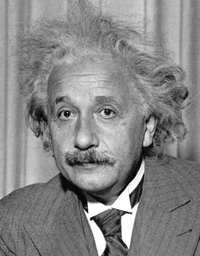
#> input picture p4/images/einstein.png, 200 x 256 px, shrunk from 595 x 762 before the run; the run also reads 2 pictures not shown here
$ jupyter execute p4_2023_24.ipynb
#> lines starting #> are read from the running program, lines starting #| are printed output that depends on the picture; after the words box and inside, x2 and y2 are one past the last pixel; in counts of white or black regions, pixels touching at a corner belong together
# Computer Vision - P4

## Delivery

Your overall grading will be penalized if the following requirements are not fulfilled:

- Implemented code should be commented exhaustively and in *English*.

- The questions introduced in the exercises must be answered.

- Add title to the figures to explain what is displayed.

- Answers to questions also need to be in *English*.

- Make sure to print and plot exactly what it is indicated. If a reference image is provided, your output is expected to be exactly the same unless instructed differently.

- The deliverable of both parts must be a file named **P4_Student1_Student2.zip** that includes:
    - The notebook P4_Student1_Student2.ipynb completed with the solutions to the exercises and their corresponding comments.
    - All the images used in this notebook (upload the ones that were not provided)

- It is required that your code can be run by us without need of any modification and without getting any errors.

- Use packages and solutions that were covered in your class and tutorials. If you are unsure about using a particular package, you should seek clarification from your instructor to confirm whether it is allowed.

- Please refrain from utilizing resources like ChatGPT to complete this lab assignment.

**Deadline (Campus Virtual): November 28th, 23:00 h**

[cell 1]
import numpy as np
from numpy import linalg
import skimage
from skimage import io, img_as_float, transform
import matplotlib.pyplot as plt
import matplotlib.animation as animation
from skimage.segmentation import felzenszwalb, mark_boundaries, slic, quickshift
from skimage.transform import rotate
from skimage.util import random_noise
from skimage.feature import match_template
from skimage.exposure import histogram
from skimage.color import rgb2gray, gray2rgb, rgba2rgb
from sklearn.cluster import AgglomerativeClustering
from sklearn.feature_extraction.image import grid_to_graph
from matplotlib.animation import FuncAnimation

==============================================================================================
## Descriptors extraction for object detection, based on template matching, ORB, and HOG
==============================================================================================

The main topics of Laboratory 4 are:

    4.1) SSD and Normalized Cross-correlation for template matching

    4.2) HOG image descriptor for object (person) detection

    4.3) Recognition by correspondance, based on feature extraction (ORB)

In order to complete this practicum, the following concepts need to be understood: template matching, feature localization (Harris, Censure), feature descriptor (HOG,ORB, Sift) methods.

It is highly recommendable to structure the code in functions in order to reuse code for different tests and images and make it shorter and more readable. Specially the visualization commands should be encapsulated in separate functions.

## 1 Template matching

**1.1 (10 points)** Given the image 'einstein.png' and the template image 'eye.png', detect the location of the template in the image comparing the use of:
- SSD distance (hint: norm() in numpy.linalg).
- normalized cross-correlation (hint: match_template() of skimage.feature).

Don't forget to normalize the images (having pixel values between [0,1]) before comparing them.

[cell 2]
eye = io.imread('images/eye.png')
einstein = io.imread('images/einstein.png')
#> einstein is the input picture: shape (256, 200, 4); mean R, G, B, A 134.4, 134.4, 134.4, 255

plt.subplot(1,2,1)
plt.imshow(eye)
plt.axis('off')

plt.subplot(1,2,2)
plt.imshow(einstein)
plt.axis('off')

plt.show()

Create a **function** for template matching applying SSD distance and normalized cross-correlation and display the results in the following format:

**Use titles in all figures to understand what is being displayed.**

Note: the decision of threshold for SSD distance and normalized cross-correlation will affect your results, try values that get you as close to the shown result as possible but we understand you might not get exactly the same outcome.

[cell 3]
def euclidean_method(image_gray, template_gray, threshold_euclidean=4):
    image_float = img_as_float(image_gray)
    template_float = img_as_float(template_gray)

    euclidean_dim = []
    euclidean_dim.append(image_float.shape[0] - template_float.shape[0])
    euclidean_dim.append(image_float.shape[1] - template_float.shape[1])

    euclidean_result = np.zeros(euclidean_dim)

    for i in range(euclidean_dim[0]):
        for j in range(euclidean_dim[1]):
            #FILTER
            filter_range = image_float[i:i + template_float.shape[0], j: j + template_float.shape[1]] - template_float
            # Apply numpy linalg
            euclidean_result[i][j] = linalg.norm(filter_range)

    return euclidean_result, euclidean_result < threshold_euclidean


def cross_correlation_method(image_gray, template_gray, threshold_cross=0.55):
    image_float = img_as_float(image_gray)
    template_float = img_as_float(template_gray)

    normalized_cross = match_template(image_float, template_float)

    return normalized_cross, normalized_cross > threshold_cross


eye_gray = rgb2gray(rgba2rgb(eye))
einstein_gray = rgb2gray(rgba2rgb(einstein))

einstein_float_euclidean, threshold_euclidean = euclidean_method(einstein_gray, eye_gray)
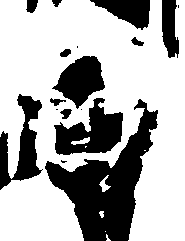
#> threshold_euclidean: shape (241, 185) bool; 68.6% white; 17 black regions (5 under 20 px), largest, box (x1, y1, x2, y2) and area: (45, 99, 158, 241) 6204, (54, 98, 123, 155) 2192, (0, 94, 43, 190) 1788
einstein_float_normalized, threshold_cross = cross_correlation_method(einstein_gray, eye_gray)
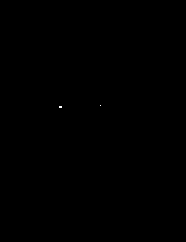
#> threshold_cross: shape (242, 186) bool; 0.02% white in thin lines or dots, all inside (x1, y1, x2, y2) = (59, 105, 101, 108)

plt.figure(figsize=(15, 5))

plt.subplot(1, 3, 1)
plt.imshow(einstein_gray, cmap='gray')
plt.axis('off')
plt.title("Original Image")

#Euclidean distance
plt.subplot(1, 3, 2)
plt.imshow(einstein_float_euclidean, cmap='gray')
plt.axis('off')
plt.title("euclidean distance")

#Normalized cross correlation
plt.subplot(1, 3, 3)
plt.imshow(einstein_float_normalized, cmap='gray')
plt.axis('off')
plt.title("normalized cross-correlation")


plt.figure(figsize=(15, 5))

plt.subplot(1, 3, 1)
plt.imshow(eye_gray, cmap='gray')
plt.axis('off')
plt.title("template")

#Threshold Euclidean distance
plt.subplot(1, 3, 2)
plt.imshow(threshold_euclidean, cmap='gray')
plt.axis('off')
plt.title("threshold euclidean distance")

#Threshold cross correlation
plt.subplot(1, 3, 3)
plt.imshow(threshold_cross, cmap='gray')
plt.axis('off')
plt.title("threshold normalized cross-correlation")

plt.show()

**1.2 (5 points)** How does the result of the template matching change if the image changes its contrast (for example if you make it clearer or darker)?

Similarly to the previous case, please, visualize the euclidean distance and normalized cross-correlation images as well as the binarized (thresholded) images in the two cases.

**Note:** Use titles of the figures to explain what is displayed.

Read `einstein_br.png` and display the results of the template matching techniques used on 1.1 on this image, using `eye.png` as template:

[cell 4]
einstein_br = io.imread('images/einstein_br.png')
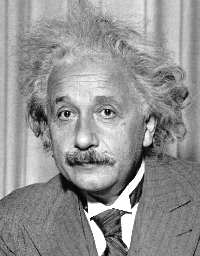
#> input picture p4/images/einstein_br.png, 200 x 256 px, shrunk from 595 x 762 before the run
#> einstein_br is the input picture: shape (256, 200) uint16; min 0, max 65535, mean 37849.7

eye_gray = rgb2gray(rgba2rgb(eye))

einstein_float_euclidean_br, threshold_euclidean_br = euclidean_method(einstein_br, eye_gray)
#> call 2 of euclidean_method, with template_gray = array of shape (15, 15), threshold_euclidean = 4
#> after the loop in euclidean_method (call 2), `for i in range(euclidean_dim[0]):`:
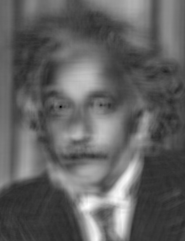
#> euclidean_result: shape (241, 185) float64; min 1.67, max 8.16, mean 4.14; drawn with min black and max white
#> threshold_euclidean_br: shape (241, 185) bool; 52.1% white; 13 black regions (8 under 20 px), largest, box (x1, y1, x2, y2) and area: (0, 0, 158, 241) 17143, (82, 0, 153, 49) 1839, (157, 0, 185, 65) 1588, (22, 0, 67, 24) 692, (60, 159, 72, 165) 35
einstein_float_normalized_br, threshold_cross_br = cross_correlation_method(einstein_br, eye_gray)
#> threshold_cross_br: shape (242, 186) bool; 0.02% white in thin lines or dots, all inside (x1, y1, x2, y2) = (59, 105, 102, 108)

plt.figure(figsize=(15, 5))

plt.subplot(1, 3, 1)
plt.imshow(einstein_br, cmap='gray')
plt.axis('off')
plt.title("Original Image")

#Euclidean distance
plt.subplot(1, 3, 2)
plt.imshow(einstein_float_euclidean_br, cmap='gray')
plt.axis('off')
plt.title("euclidean distance")

#Normalized cross correlation
plt.subplot(1, 3, 3)
plt.imshow(einstein_float_normalized_br, cmap='gray')
plt.axis('off')
plt.title("normalized cross-correlation")


plt.figure(figsize=(15, 5))

plt.subplot(1, 3, 1)
plt.imshow(eye_gray, cmap='gray')
plt.axis('off')
plt.title("template")

#Threshold Euclidean distance
plt.subplot(1, 3, 2)
plt.imshow(threshold_euclidean_br, cmap='gray')
plt.axis('off')
plt.title("threshold euclidean distance")

#Threshold cross correlation
plt.subplot(1, 3, 3)
plt.imshow(threshold_cross_br, cmap='gray')
plt.axis('off')
plt.title("threshold normalized cross-correlation")

plt.show()

Print the minimum SSD and the maximum Normalized Cross-Correlation (NCC)

[cell 5]
print("SSD Original: ", threshold_euclidean)
#> (printed output is left out)
print("SSD BR Image: ", threshold_euclidean_br)
#> (printed output is left out)
print("NCC Original: ", threshold_cross)
#> (printed output is left out)
print("NCC BR Image: ", threshold_cross_br)
#> (printed output is left out)

**1.3 (5 points)** Read `einstein_mask.png` and display the results on this image using your previously coded function, using the `eye.png` template:

[cell 6]
einstein_mask = io.imread('images/einstein_mask.png')
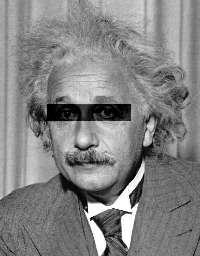
#> input picture p4/images/einstein_mask.png, 200 x 256 px, shrunk from 595 x 762 before the run
#> einstein_mask is the input picture: shape (256, 200) uint16; min 0, max 65535, mean 33714.6

eye_gray = rgb2gray(rgba2rgb(eye))

einstein_float_euclidean_mask, threshold_euclidean_mask = euclidean_method(einstein_mask, eye_gray)
#> call 3 of euclidean_method, with template_gray = array of shape (15, 15), threshold_euclidean = 4
#> after the loop in euclidean_method (call 3), `for i in range(euclidean_dim[0]):`:
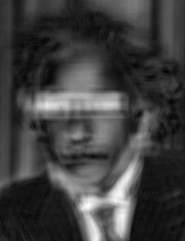
#> euclidean_result: shape (241, 185) float64; min 2.55, max 8.1, mean 3.94; drawn with min black and max white
#> threshold_euclidean_mask: shape (241, 185) bool; 64.4% white; 12 black regions (4 under 20 px), largest, box (x1, y1, x2, y2) and area: (0, 56, 128, 190) 7537, (45, 98, 158, 241) 6287, (90, 0, 150, 30) 1024
einstein_float_normalized_mask, threshold_cross_mask = cross_correlation_method(einstein_mask, eye_gray)
#> threshold_cross_mask: shape (242, 186) bool; 0% white in thin lines or dots, all inside (x1, y1, x2, y2) = (60, 106, 62, 107)

plt.figure(figsize=(15, 5))

plt.subplot(1, 3, 1)
plt.imshow(einstein_mask, cmap='gray')
plt.axis('off')
plt.title("Original Image")

#Euclidean distance
plt.subplot(1, 3, 2)
plt.imshow(einstein_float_euclidean_mask, cmap='gray')
plt.axis('off')
plt.title("euclidean distance")

#Normalized cross correlation
plt.subplot(1, 3, 3)
plt.imshow(einstein_float_normalized_mask, cmap='gray')
plt.axis('off')
plt.title("normalized cross-correlation")


plt.figure(figsize=(15, 5))

plt.subplot(1, 3, 1)
plt.imshow(eye_gray, cmap='gray')
plt.axis('off')
plt.title("template")

#Threshold Euclidean distance
plt.subplot(1, 3, 2)
plt.imshow(threshold_euclidean_mask, cmap='gray')
plt.axis('off')
plt.title("threshold euclidean distance")

#Threshold cross correlation
plt.subplot(1, 3, 3)
plt.imshow(threshold_cross_mask, cmap='gray')
plt.axis('off')
plt.title("threshold normalized cross-correlation")

plt.show()

Print the minimum SSD and the maximum NCC

[cell 7]
print("SSD Mask: ", threshold_euclidean_mask)
#> (printed output is left out)
print("NCC MASK: ", threshold_cross_mask)
#> (printed output is left out)

What are the distances between the template and the image around the eyes of the image?

Comment the template matching process:
* Is the algorithms affected by contrast changes in the image?
* How do metrics (i.e. minimum euclidean distance and maximum NCC) change in all previous cases? Is there a big difference among these values?
* What parameters it has and which measure for image comparisons works better.

**1.4 (5 points)** How does the result of the template matching change if instead the template is the one that changes its contrast (for example if you make it clearer or darker)? To this purpose, use the `eye_br.png` template.

[cell 8]
eye_br = io.imread('images/eye_br.png')
einstein_gray = rgb2gray(rgba2rgb(einstein))

einstein_float_euclidean, threshold_euclidean = euclidean_method(einstein_gray, eye_br)
#> call 4 of euclidean_method, with template_gray = array of shape (15, 15), threshold_euclidean = 4
#> after the loop in euclidean_method (call 4), `for i in range(euclidean_dim[0]):`:
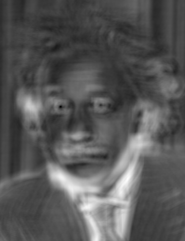
#> euclidean_result: shape (241, 185) float64; min 2.35, max 7.93, mean 4.26; drawn with min black and max white
#> threshold_euclidean: shape (241, 185) bool; 51% white; 53 black regions (41 under 20 px), largest, box (x1, y1, x2, y2) and area: (0, 58, 185, 241) 20443, (112, 0, 150, 28) 603, (167, 0, 172, 45) 172
einstein_float_normalized, threshold_cross = cross_correlation_method(einstein_gray, eye_br)
#> threshold_cross: shape (242, 186) bool; 0.02% white in thin lines or dots, all inside (x1, y1, x2, y2) = (59, 106, 74, 158)

plt.figure(figsize=(15, 5))

plt.subplot(1, 3, 1)
plt.imshow(einstein_gray, cmap='gray')
plt.axis('off')
plt.title("Original Image")

#Euclidean distance
plt.subplot(1, 3, 2)
plt.imshow(einstein_float_euclidean, cmap='gray')
plt.axis('off')
plt.title("euclidean distance")

#Normalized cross correlation
plt.subplot(1, 3, 3)
plt.imshow(einstein_float_normalized, cmap='gray')
plt.axis('off')
plt.title("normalized cross-correlation")


plt.figure(figsize=(15, 5))

plt.subplot(1, 3, 1)
plt.imshow(eye_br, cmap='gray')
plt.axis('off')
plt.title("template")

#Threshold Euclidean distance
plt.subplot(1, 3, 2)
plt.imshow(threshold_euclidean, cmap='gray')
plt.axis('off')
plt.title("threshold euclidean distance")

#Threshold cross correlation
plt.subplot(1, 3, 3)
plt.imshow(threshold_cross, cmap='gray')
plt.axis('off')
plt.title("threshold normalized cross-correlation")

plt.show()

Check how the result changes if the template is rotated.

Visualize the template and its rotation by 2º, 5º, 10º, 15º and 20º. Obtain again the template matching using the Euclidean distance and normalized cross-correlation. Pick fixed values of thresholds that are well suited for the non rotated image.

**Help:** use the function rotate() in skimage.transform

[cell 9]
def template_rotations(image, template_br, rotation):
#> called with template_br = array of shape (15, 15), rotation = 2
    image_gray = rgb2gray(rgba2rgb(image))
    template_rotated = rotate(template_br, rotation)

    image_euclidean_rotated, threshold_euclidean_rotated = euclidean_method(image_gray, template_rotated)
#> threshold_euclidean_rotated: shape (241, 185) bool; 63.6% white; 36 black regions (24 under 20 px), largest, box (x1, y1, x2, y2) and area: (0, 59, 185, 241) 12196, (16, 63, 104, 144) 2714, (116, 0, 150, 25) 451
    image_normalized_rotated, threshold_cross_rotated = cross_correlation_method(image_gray, template_rotated)

    plt.figure(figsize=(15, 5))

    plt.subplot(1, 3, 1)
    plt.imshow(image_gray, cmap='gray')
    plt.axis('off')
    plt.title("Original Image")

    #Euclidean distance
    plt.subplot(1, 3, 2)
    plt.imshow(image_euclidean_rotated, cmap='gray')
    plt.axis('off')
    plt.title("euclidean distance")

    #Normalized cross correlation
    plt.subplot(1, 3, 3)
    plt.imshow(image_normalized_rotated, cmap='gray')
    plt.axis('off')
    plt.title("normalized cross-correlation")


    plt.figure(figsize=(15, 5))

    plt.subplot(1, 3, 1)
    plt.imshow(template_rotated, cmap='gray')
    plt.axis('off')
    plt.title(f"template rotated by {rotation}")

    #Threshold Euclidean distance
    plt.subplot(1, 3, 2)
    plt.imshow(threshold_euclidean_rotated, cmap='gray')
    plt.axis('off')
    plt.title("threshold euclidean distance")

    #Threshold cross correlation
    plt.subplot(1, 3, 3)
    plt.imshow(threshold_cross_rotated, cmap='gray')
    plt.axis('off')
    plt.title("threshold normalized cross-correlation")

    plt.show()

[cell 10]
template_rotations(einstein, eye_br, 2)
template_rotations(einstein, eye_br, 5)
#> in template_rotations (call 2), `image_euclidean_rotated, threshold_euclidean_rotated = euclidean_metho..`: threshold_euclidean_rotated: shape (241, 185) bool; 65.2% white; 24 black regions (17 under 20 px), largest, box (x1, y1, x2, y2) and area: (0, 62, 185, 241) 13848, (103, 0, 150, 26) 601, (146, 60, 182, 101) 599
#> in template_rotations (call 2), `image_normalized_rotated, threshold_cross_rotated = cross_correlation_..`: threshold_cross_rotated: shape (242, 186) bool; 0.01% white in thin lines or dots, all inside (x1, y1, x2, y2) = (59, 106, 62, 108)
template_rotations(einstein, eye_br, 10)
#> call 3 of template_rotations, with template_br = array of shape (15, 15), rotation = 10
#> after the loop in euclidean_method (call 7), `for i in range(euclidean_dim[0]):`:
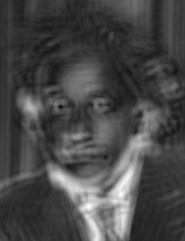
#> euclidean_result: shape (241, 185) float64; min 2.9, max 7.96, mean 4.33; drawn with min black and max white
#> in template_rotations (call 3), `image_euclidean_rotated, threshold_euclidean_rotated = euclidean_metho..`: threshold_euclidean_rotated: shape (241, 185) bool; 45.5% white; 47 white regions (30 under 20 px), largest, box (x1, y1, x2, y2) and area: (0, 0, 185, 176) 12124, (0, 173, 82, 241) 3022, (130, 158, 185, 241) 3001
#> in cross_correlation_method (call 7), `normalized_cross = match_template(image_float, template_float)`:
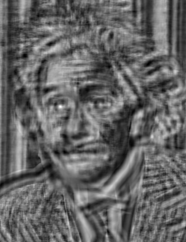
#> normalized_cross: shape (242, 186) float64; min -0.461, max 0.663, mean -0.0159; drawn with min black and max white
#> in template_rotations (call 3), `image_normalized_rotated, threshold_cross_rotated = cross_correlation_..`: threshold_cross_rotated: shape (242, 186) bool; 0.01% white in thin lines or dots, all inside (x1, y1, x2, y2) = (59, 106, 61, 108)
#> in template_rotations (call 3), `plt.show()`:
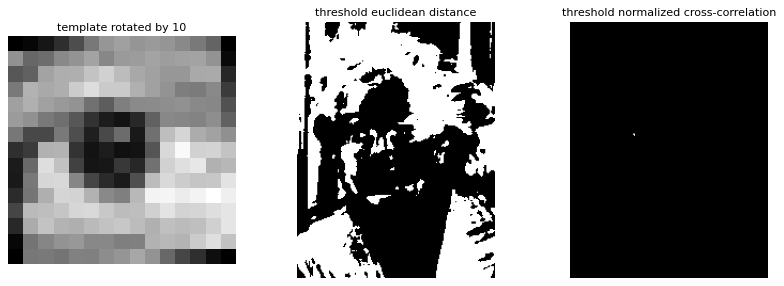
#> figure drawn by matplotlib, 3 panels
template_rotations(einstein, eye_br, 15)
template_rotations(einstein, eye_br, 20)
